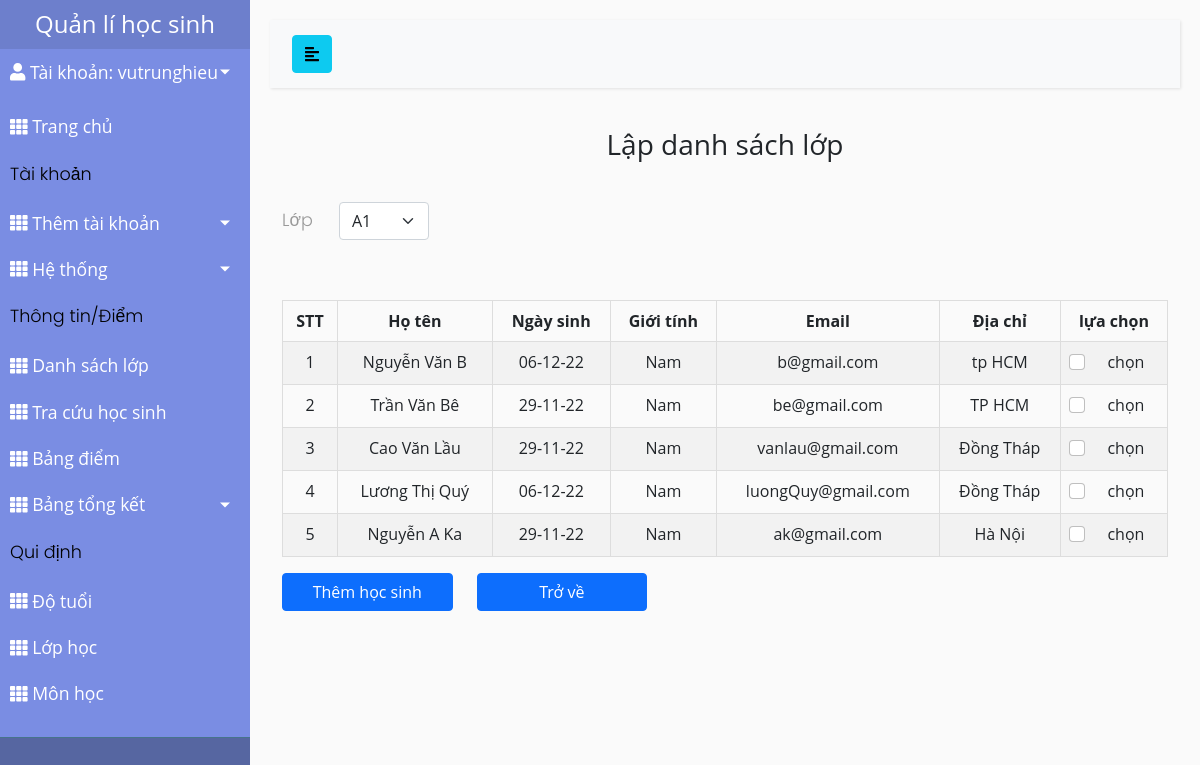
Screenshot of /lapdanhsachlop/nienkhoa_1 (signed in) with the database file from the repository.
### studentMan/models.py (models this page shows, shortened)
class CustomUser(AbstractUser):
    USER_TYPE = (('1', "Admin"), ('2', "Teacher"), ('3', "Student"))
    SEX_CATELOGY = [("1", "Nam"), ("0", "Nữ")]
    now = datetime.now().strftime('%Y-%m-%d')
    username = models.CharField(max_length=200, unique=True)
    role = models.CharField(default='1', choices=USER_TYPE, max_length=1)
    is_active = models.BooleanField(default=True)
    is_staff = models.BooleanField(default=False)
    is_superuser = models.BooleanField(default=False)
    name = models.CharField(default='', max_length=200)
    dateOfBirth = models.DateTimeField(default=datetime.strptime(now,'%Y-%m-%d'))
    sex = models.CharField(default='1', choices=SEX_CATELOGY,max_length=1)
    phone = models.CharField(default='', max_length=20)
    email = models.EmailField(default='')
    address = models.TextField(default='')
    USERNAME_FIELD = "username"
    REQUIRED_FIELDS = []
    objects = CustomUserManager()
    def __str__(self):
        return self.username

class ClassOfSchool(models.Model):
    classId = models.CharField(max_length=10, null=False, unique=False)
    max_number = models.IntegerField(null=False)
    year = models.ForeignKey(Age, null=False, on_delete=models.CASCADE)

class Student(models.Model):
    user = models.OneToOneField(CustomUser, on_delete=models.CASCADE)
    classOfSchool = models.ManyToManyField(ClassOfSchool, blank=True)

### studentMan/decorators.py (the view)
        def wrapper_func(request, *args, **kwargs):
            role = CustomUser.objects.get(username=request.user.username).role
            if role:
                role = CustomUser.USER_TYPE[int(role) - 1][1]
            if role in allowed_roles:
                return view_func(request, *args, **kwargs)
            else:
                return HttpResponse('You are not authorized to view this page')

### studentMan/forms.py
class CreateClassForm(forms.ModelForm):
    def __init__(self, *args,**kwargs):
        self.age_id = kwargs.pop('age_id', None)
        super(CreateClassForm,self).__init__(*args,**kwargs)
        age = Age.objects.get(id =self.age_id)
        class_choices = set([(c.classId, c.classId) for c in ClassOfSchool.objects.filter(year = age)])
        self.fields['classId'].label = ''
        self.fields['classId'].widget=forms.Select(
            choices=class_choices,
            attrs={'class': 'form-select'
        })
    class Meta:
        model = ClassOfSchool
        fields = ['classId']

### studentMan/context_processors.py (called while the page is built)
def get_role(request):
    user = CustomUser.objects.filter(username=request.user.username)
    role = ""
    if len(user) != 0:
        role = CustomUser.USER_TYPE[int(user[0].role) - 1][1]
    return {'role': role}

### studentMan/views.py (called while the page is built, shortened)
@allowed_users(allowed_roles=['Admin'])
@login_required(login_url='login')
def lapDSLop(request,age_id):
    year = Age.objects.get(id =age_id)
    student_with_year = []
    for student in Student.objects.all():
        for c in student.classOfSchool.all():
            if c.year == year:
                student_with_year.append(student)
                break
    student_dont_with_year = []
    for student in Student.objects.all():
        if student not in student_with_year:
            student_dont_with_year.append(student)
    formatDate = [a.user.dateOfBirth.strftime("%d-%m-%y") for a in student_dont_with_year]
    form = CreateClassForm(request.POST, age_id=age_id)
    context = {
        'students': zip(student_dont_with_year,formatDate),
        'form': form,
    }
    return render(request, 'admin_template/lapDS.html', context=context)

### studentMan/templates/admin_template/lapDS.html (shortened to what this page needs)
{% extends 'studentMan/base.html' %}
{% load static %}
{% block content %}
    <h3 class="label">Lập danh sách lớp</h3>
    <form method="POST">
        <div class="main_form-header row">
            <div class="main_form_class col-lg-3">
                <div class="row">
                    <div class="main_form_title col-lg-3">
                        <p>Lớp</p>
                    </div>
                    <div class="main_form_select col-lg-6">
                        {{form.classId}}
                    </div>
                </div>
            </div>
        </div>
        <table class="table">
            <tr>
                <th>STT</th>
                <th>Họ tên</th>
                <th>Ngày sinh</th>
                <th>Giới tính</th>
                <th>Email</th>
                <th>Địa chỉ</th>
                <th>lựa chọn</th>
            </tr>
                {% for student,date in students %}
                <tr>
                    <td>{{ forloop.counter }}</td>
                    <td>{{student.user.name}}</td>
                    <td>{{date}}</td>
                    {%if student.user.sex == '1' %}
                        <td>Nam</td>
                    {%else%}
                        <td>Nữ</td>
                    {%endif%}
                    <td>{{student.user.email}}</td>
                    <td>{{student.user.address}}</td>
                    <td>
                    <div class="form-check">
                        <input class="form-check-input" type="checkbox" value='{{student.user.username}}'id ="{{ student.user.username }}" name="username_class">
                        <label class="form-check-label" for="{{ student.user.username }}">chọn</label>
                    </div>
                </tr>
                {% endfor %}
        </table>
        <div class="main_form_term col-lg-6">
            <div class="row">
                <div class="col-lg-5">
                    <button type="submit" class="btn btn-primary" style="width: 100%;">
                        Thêm học sinh
                    </button>
                </div>
                <div class="col-lg-5">
                    <a href="{% url 'dsLop' %}" class="btn btn-primary" style="width: 100%;">Trở về</a>
                </div>
            </div>
        </div>
    </div>
{% endblock content %}

### studentMan/templates/studentMan/sidebar_template.html (shortened to what this page needs)
{% load static %}
<aside>
    <div class="sidebar-header" style="padding: 10px 20px">
        <a href="{% url 'admin_home' %}" class="brand-link">
            <h4 class="HEADER" style="margin: 0">Quản lí học sinh</h4>
        </a>
    </div>
    <link rel="stylesheet" href="{% static './css/roles.css' %}">
    <nav>
        <ul class="list-unstyled components">
            <li class="info">
                <a href="#profileMunu" data-toggle="collapse" aria-expanded="false" class="dropdown-toggle mb-2">
                    <i class="nav-icon fas fa-user"></i>
                    Tài khoản: {{user}}
                </a>
            </li>
            {% if role == 'Admin' %}
                <li>
                    {% url 'admin_home' as admin_home %}
                    <a href="{{ admin_home }}" class="{% if admin_home == request.path %} active {% endif %}">
                        <i class="nav-icon fas fa-th"></i>
                        <span>
                            Trang chủ
                        </span>
                    </a>
                </li>
                <div class="sidebar-content"><p>Tài khoản</p></div>
                <li>
                    <a href="#accountSubmenu" data-toggle="collapse" aria-expanded="false" class="dropdown-toggle">
                        <i class="nav-icon fas fa-th"></i>
                        <span>
                            Thêm tài khoản
                        </span>
                    </a>
                </li>
                <li>
                    <a href="#listAccountSubmenu" data-toggle="collapse" aria-expanded="false" class="dropdown-toggle">
                        <i class="nav-icon fas fa-th"></i>
                            <span>Hệ thống</span>
                    </a>
                </li>
            {% endif %}
            <div class="sidebar-content"><p>Thông tin/Điểm</p></div>
            {% if role == 'Admin' or role == 'Teacher' %}
                <li>
                    {% url 'dsLop' as dsLop %}
                    <a href="{{ dsLop }}" class="{% if dsLop == request.path %} active {% endif %}">
                        <i class="nav-icon fas fa-th"></i>
                        <span>Danh sách lớp</span>
                    </a>
                </li>
            {%endif%}
            {% if role == 'Admin' or role == 'Teacher' %}
                <li>
                    {% url 'chonNienKhoaTraCuu' as chonNienKhoaTraCuu %}
                    <a href="{{ chonNienKhoaTraCuu }}"
                        class="{% if chonNienKhoaTraCuu == request.path %} active {% endif %}">
                        <i class="nav-icon fas fa-th"></i>
                        <span>
                    Tra cứu học sinh
                </span>
                    </a>
                </li>
            {% endif %}
            {% if role == 'Admin' %}
                <li>
                    {% url 'bangDiem' as bangDiem %}
                    <a href="{{ bangDiem }}"
                        class="{% if bangDiem == request.path %} active {% endif %}">
                        <i class="nav-icon fas fa-th"></i>
                        <span>
                        Bảng điểm
                    </span>
                    </a>
                </li>
            {%endif%}
            {% if role == 'Admin' %}
            <li>
                <a href="#summarySubmenu" data-toggle="collapse" aria-expanded="false" class="dropdown-toggle">
                    <i class="nav-icon fas fa-th"></i>
                    <span>
                    Bảng tổng kết
                </span>
                </a>
            </li>
            {%endif%}
            {% if role == 'Admin' %}
                <div class="sidebar-content"><p>Qui định</p></div>
                <li class="nav-item">
                    {% url 'quanLiTuoi' as quan_li_do_tuoi %}
                    <a href="{{ quan_li_do_tuoi }}"
                        class="{% if quan_li_do_tuoi == request.path %} active {% endif %}">
                        <i class="nav-icon fas fa-th"></i>
                        <span>Độ tuổi</span>
                    </a>
                </li>
                <li class="nav-item">
                    {% url 'quanLiLop' as quan_li_lop_hoc %}
                    <a href="{{ quan_li_lop_hoc }}"
                        class="{% if quan_li_lop_hoc == request.path %} active {% endif %}">
                        <i class="nav-icon fas fa-th"></i>
                        <span>Lớp học</span>
                    </a>
                </li>
                <li class="nav-item">
                    {% url 'quanLiMon' as quan_li_mon_hoc %}
                    <a href="{{ quan_li_mon_hoc }}"
                        class="{% if quan_li_mon_hoc == request.path %} active {% endif %}">
                        <i class="nav-icon fas fa-th"></i>
                        <span>Môn học</span>
                    </a>
                </li>
            {% endif %}
        </ul>
    </nav>
</aside>

### static/css/styles.css (style rules this page uses)
body { font-family: "Open Sans", sans-serif; background: #fafafa; position: relative }
p { font-family: 'Poppins', sans-serif; font-size: 1.1em; font-weight: 300; line-height: 1.7em; color: #999; }
a, a:hover, a:focus { color: inherit; text-decoration: none; transition: all 0.3s; }
#sidebar .sidebar-header { padding: 20px; background: #6d7fcc; }
#sidebar .sidebar-content { color: #000; }
#sidebar ul.components { padding: 20px 0; border-bottom: 1px solid #47748b; }
#sidebar ul p { color: #000; padding: 10px; margin-bottom: 0; }
#sidebar ul li a { padding: 10px; font-size: 1.1em; display: block; }
a[data-toggle="collapse"] { position: relative; }
.dropdown-toggle::after { display: block; position: absolute; top: 50%; right: 20px; transform: translateY(-50%); }
#content .label { text-align: center; margin-bottom: 40px; }

### static/css/styles_table.css (style rules this page uses)
table, td, th { border: 1px solid #ddd; text-align: center; }
table { border-collapse: collapse; width: 100%; }
th, td { padding: 15px; }
tr:nth-child(even) { background-color: #f2f2f2; }
.main_form-header { margin-bottom: 60px; }
.main_form_title { display: flex; flex-direction: column; justify-content: center; }
.main_form_title p { margin: 0; }

### static/css/roles.css (style rules this page uses)
.HEADER { text-align: center; }
.list-unstyled.components { padding-top: 0 !important; background-color: #7A8DE3FF; }

### rows the page displays
CustomUser: username "vutrunghieu"
ClassOfSchool: classId "A1"
Student: user.name "Nguyễn Văn B", date "06-12-22", shows "Nam", user.email "b@gmail.com", user.address "tp HCM"
Student: user.name "Trần Văn Bê", date "29-11-22", shows "Nam", user.email "be@gmail.com", user.address "TP HCM"
Student: user.name "Cao Văn Lầu", date "29-11-22", shows "Nam", user.email "vanlau@gmail.com", user.address "Đồng Tháp"
Student: user.name "Lương Thị Quý", date "06-12-22", shows "Nam", user.email "luongQuy@gmail.com", user.address "Đồng Tháp"
Student: user.name "Nguyễn A Ka", date "29-11-22", shows "Nam", user.email "ak@gmail.com", user.address "Hà Nội"
